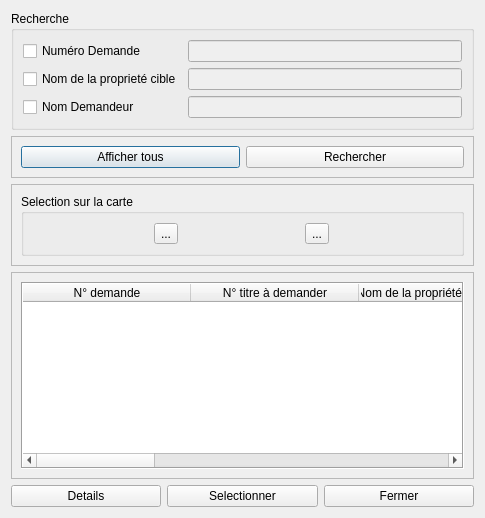
<?xml version="1.0" encoding="UTF-8"?>
<ui version="4.0">
 <class>Dialog</class>
 <widget class="QDialog" name="Dialog">
  <property name="geometry">
   <rect>
    <x>0</x>
    <y>0</y>
    <width>485</width>
    <height>518</height>
   </rect>
  </property>
  <property name="windowTitle">
   <string>Recherche d'une demande de terrain domaniale</string>
  </property>
  <property name="modal">
   <bool>false</bool>
  </property>
  <layout class="QVBoxLayout" name="verticalLayout_2">
   <item>
    <widget class="QGroupBox" name="groupBox">
     <property name="title">
      <string>Recherche</string>
     </property>
     <layout class="QHBoxLayout" name="horizontalLayout_4">
      <item>
       <layout class="QGridLayout" name="gridLayout">
        <item row="2" column="0">
         <widget class="QCheckBox" name="checkBoxNomDemandeur">
          <property name="text">
           <string>Nom Demandeur</string>
          </property>
         </widget>
        </item>
        <item row="0" column="0">
         <widget class="QCheckBox" name="checkBoxNumDemande">
          <property name="text">
           <string>Numéro Demande</string>
          </property>
         </widget>
        </item>
        <item row="1" column="0">
         <widget class="QCheckBox" name="checkBoxNomProprieteCible">
          <property name="text">
           <string>Nom de la proprieté cible</string>
          </property>
         </widget>
        </item>
        <item row="1" column="1">
         <widget class="QLineEdit" name="lineEditNomProprieteCible">
          <property name="enabled">
           <bool>false</bool>
          </property>
         </widget>
        </item>
        <item row="0" column="1">
         <widget class="QLineEdit" name="lineEditNumDemande">
          <property name="enabled">
           <bool>false</bool>
          </property>
         </widget>
        </item>
        <item row="2" column="1">
         <widget class="QLineEdit" name="lineEditNomDemandeur">
          <property name="enabled">
           <bool>false</bool>
          </property>
         </widget>
        </item>
       </layout>
      </item>
     </layout>
    </widget>
   </item>
   <item>
    <widget class="QFrame" name="frame">
     <property name="frameShape">
      <enum>QFrame::StyledPanel</enum>
     </property>
     <property name="frameShadow">
      <enum>QFrame::Raised</enum>
     </property>
     <layout class="QVBoxLayout" name="verticalLayout_3">
      <item>
       <layout class="QHBoxLayout" name="horizontalLayout">
        <item>
         <widget class="QPushButton" name="btnAfficherTous">
          <property name="text">
           <string>Afficher tous</string>
          </property>
         </widget>
        </item>
        <item>
         <widget class="QPushButton" name="btnRechercher">
          <property name="text">
           <string>Rechercher</string>
          </property>
         </widget>
        </item>
       </layout>
      </item>
     </layout>
    </widget>
   </item>
   <item>
    <widget class="QFrame" name="frame_2">
     <property name="frameShape">
      <enum>QFrame::StyledPanel</enum>
     </property>
     <property name="frameShadow">
      <enum>QFrame::Raised</enum>
     </property>
     <layout class="QVBoxLayout" name="verticalLayout_4">
      <item>
       <widget class="QGroupBox" name="groupBox_2">
        <property name="title">
         <string>Selection sur la carte</string>
        </property>
        <layout class="QVBoxLayout" name="verticalLayout_6">
         <item>
          <layout class="QHBoxLayout" name="horizontalLayout_2">
           <item>
            <widget class="QToolButton" name="toolBtnSelectionSurCarte">
             <property name="text">
              <string>...</string>
             </property>
            </widget>
           </item>
           <item>
            <widget class="QToolButton" name="toolBtnSelectionSurCarte_2">
             <property name="text">
              <string>...</string>
             </property>
            </widget>
           </item>
          </layout>
         </item>
        </layout>
       </widget>
      </item>
     </layout>
    </widget>
   </item>
   <item>
    <widget class="QFrame" name="frame_3">
     <property name="frameShape">
      <enum>QFrame::StyledPanel</enum>
     </property>
     <property name="frameShadow">
      <enum>QFrame::Raised</enum>
     </property>
     <layout class="QVBoxLayout" name="verticalLayout_5">
      <item>
       <layout class="QVBoxLayout" name="verticalLayout">
        <item>
         <widget class="QTableWidget" name="tableWidget">
          <property name="frameShape">
           <enum>QFrame::Box</enum>
          </property>
          <attribute name="horizontalHeaderDefaultSectionSize">
           <number>168</number>
          </attribute>
          <column>
           <property name="text">
            <string>N° demande</string>
           </property>
          </column>
          <column>
           <property name="text">
            <string>N° titre à demander</string>
           </property>
          </column>
          <column>
           <property name="text">
            <string>Nom de la propriété à demander</string>
           </property>
          </column>
          <column>
           <property name="text">
            <string>Date de demande</string>
           </property>
          </column>
          <column>
           <property name="text">
            <string>Nom demandeur</string>
           </property>
          </column>
          <column>
           <property name="text">
            <string>Consistance</string>
           </property>
          </column>
          <column>
           <property name="text">
            <string>Surface sur carte</string>
           </property>
          </column>
         </widget>
        </item>
       </layout>
      </item>
     </layout>
    </widget>
   </item>
   <item>
    <layout class="QHBoxLayout" name="horizontalLayout_3">
     <item>
      <widget class="QPushButton" name="btnDetail">
       <property name="text">
        <string>Details</string>
       </property>
      </widget>
     </item>
     <item>
      <widget class="QPushButton" name="btnSelectionner">
       <property name="text">
        <string>Selectionner</string>
       </property>
      </widget>
     </item>
     <item>
      <widget class="QPushButton" name="btnFermer">
       <property name="text">
        <string>Fermer</string>
       </property>
      </widget>
     </item>
    </layout>
   </item>
  </layout>
 </widget>
 <resources/>
 <connections/>
</ui>
